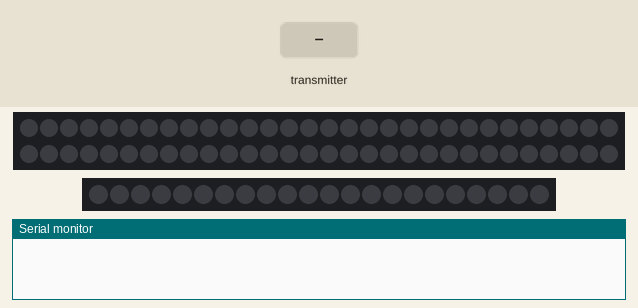
A program run on a simulated ESP32. Shown: 60 RGB LEDs in strip order, left to right, continuing on the next row, 22 RGB LEDs in strip order, left to right, the last lines printed to the serial monitor. The test bench sets the inputs (shaded band). Dim RGB values are drawn brighter than linear.

Above: at 1.2 s.
1.3 s: the transmitter starts sending tone = 0
At 1.5 s:
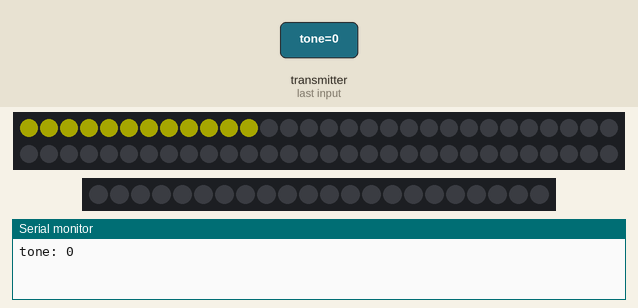
4.1 s: the transmitter starts sending tone = 1024
Timing chart, 0 to 7.1 s (numbered marks = the images above; inputs shaded):
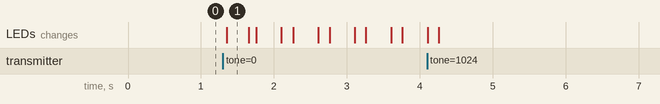

The program:

main.cpp
```cpp
#include <Arduino.h>
#include <esp_now.h>
#include <WiFi.h>

//struct of the recieved data
typedef struct struct_message {
  int tone;
} struct_message;

//#define SENDER
#define RECIEVER
#define DEBUG


#ifdef SENDER
#ifdef RECIEVER
#error can not define both SENDER and RECIEVER!
#endif


//////////////////////////////EPS_NOW
// the mac address we are sending to
uint8_t broadcastAddress[] = {0x08, 0x3A, 0xF2, 0xA9, 0x8A, 0xA8};

// create instance of struct_message called myData
struct_message myData;

// callback funciton that will be executed when a message is sent. Here the funciton prints if the message was successfully delivered or not
void OnDataSent(const uint8_t *mac_addr, esp_now_send_status_t status) {
  Serial.print("\r\nLast Packet Send Status:\t");
  Serial.println(status == ESP_NOW_SEND_SUCCESS ? "Delivery Success" : "Delivery Fail");
}

void send(){
  esp_err_t result = esp_now_send(broadcastAddress, (uint8_t *) &myData, sizeof(myData));
  // send                       the mac adress of reciever, the first element of myData list, size of myData

  // check if the message was sent successfully
  if (result == ESP_OK) { // if the result maches the ESP thumbs up value
    Serial.println("Sent with success");
  }
  else {
    Serial.println("Error sending the data");
  }
}
//////////////////////////////ESP_NOW

//---------------------------------------------------------------------------//
int  in[128];
byte NoteV[13]={8,23,40,57,76,96,116,138,162,187,213,241,255};  //data for note detection based on frequency
float f_peaks[5]; // top 5 frequencies peaks in descending order
#define MIC_PIN 32   // change as per Microphone pin OBS 32 seems to be one of the few pins that works at the same time as wifi is active
#define ZERO_SHIFT 180 // initially set to 500
#define THRESHOLD 70 // initially set to 3
//---------------------------------------------------------------------------//


//-----------------------------FFT Function----------------------------------------------//
// Documentation on EasyFFT:https://www.instructables.com/member/abhilash_patel/instructables/
// EasyFFT code optimised for 128 sample size to reduce mamory consumtion
float FFT(byte N,float Frequency)
{
byte data[8]={1,2,4,8,16,32,64,128};
int a,c1,f,o,x;
a=N;

      for(int i=0;i<8;i++)                 //calculating the levels
         { if(data[i]<=a){o=i;} }
      o=7;
byte in_ps[data[o]]={};     //input for sequencing
float out_r[data[o]]={};   //real part of transform
float out_im[data[o]]={};  //imaginory part of transform

x=0;
      for(int b=0;b<o;b++)                     // bit reversal
         {
          c1=data[b];
          f=data[o]/(c1+c1);
                for(int j=0;j<c1;j++)
                    {
                     x=x+1;
                     in_ps[x]=in_ps[j]+f;
                    }
         }

      for(int i=0;i<data[o];i++)            // update input array as per bit reverse order
         {
          if(in_ps[i]<a)
          {out_r[i]=in[in_ps[i]];}
          if(in_ps[i]>a)
          {out_r[i]=in[in_ps[i]-a];}
         }

int i10,i11,n1;
float e,c,s,tr,ti;

    for(int i=0;i<o;i++)                                    //fft
    {
     i10=data[i];              // overall values of sine cosine
     i11=data[o]/data[i+1];    // loop with similar sine cosine
     e=6.283/data[i+1];
     e=0-e;
     n1=0;

          for(int j=0;j<i10;j++)
          {
          c=cos(e*j);
          s=sin(e*j);
          n1=j;

                for(int k=0;k<i11;k++)
                 {
                 tr=c*out_r[i10+n1]-s*out_im[i10+n1];
                 ti=s*out_r[i10+n1]+c*out_im[i10+n1];

                 out_r[n1+i10]=out_r[n1]-tr;
                 out_r[n1]=out_r[n1]+tr;

                 out_im[n1+i10]=out_im[n1]-ti;
                 out_im[n1]=out_im[n1]+ti;

                 n1=n1+i10+i10;
                  }
             }
     }

//---> here onward out_r contains amplitude and our_in conntains frequency (Hz)
    for(int i=0;i<data[o-1];i++)               // getting amplitude from compex number
        {
         out_r[i]=sqrt((out_r[i]*out_r[i])+(out_im[i]*out_im[i])); // to  increase the speed delete sqrt
         out_im[i]=(i*Frequency)/data[o];
         /*
         Serial.print(out_im[i],2); Serial.print("Hz");
         Serial.print("\t");                            // uncomment to print freuency bin
         Serial.println(out_r[i]);
         */
        }

x=0;       // peak detection
   for(int i=1;i<data[o-1]-1;i++)
      {
      if(out_r[i]>out_r[i-1] && out_r[i]>out_r[i+1])
      {in_ps[x]=i;    //in_ps array used for storage of peak number
      x=x+1;}
      }

s=0;
c=0;
    for(int i=0;i<x;i++)             // re arraange as per magnitude
    {
        for(int j=c;j<x;j++)
        {
            if(out_r[in_ps[i]]<out_r[in_ps[j]])
                {s=in_ps[i];
                in_ps[i]=in_ps[j];
                in_ps[j]=s;}
        }
    c=c+1;
    }

    for(int i=0;i<5;i++)     // updating f_peak array (global variable)with descending order
     {
     f_peaks[i]=(out_im[in_ps[i]-1]*out_r[in_ps[i]-1]+out_im[in_ps[i]]*out_r[in_ps[i]]+out_im[in_ps[i]+1]*out_r[in_ps[i]+1])
     /(out_r[in_ps[i]-1]+out_r[in_ps[i]]+out_r[in_ps[i]+1]);
     }
}

//------------------------------------------------------------------------------------//


//-----------------------------Tone Detection Function----------------------------------------------//
// Documentation on Tone_detection:https://www.instructables.com/member/abhilash_patel/instructables/
// Code Written By: Abhilash Patel
// Contact: abhilashpatel121@gmail.com
// This code written for arduino Nano board (should also work for UNO)
// This code won't work for any board having RAM less than 2kb,
void Tone_det()
{ long unsigned int a1,b,a2;
  float a;
  float sum1=0,sum2=0;
  float sampling;
  a1=micros();
        for(int i=0;i<128;i++)
          {
            //Serial.println("analogRead now");
            a=analogRead(MIC_PIN)-ZERO_SHIFT;     //rough zero shift
            //utilising time between two sample for windowing & amplitude calculation
            sum1=sum1+a;              //to average value
            sum2=sum2+a*a;            // to RMS value
            a=a*(sin(i*3.14/128)*sin(i*3.14/128));   // Hann window
            in[i]=10*a;                // scaling for float to int conversion
            delayMicroseconds(195);   // based on operation frequency range
          }
b=micros();

sum1=sum1/128;               // Average amplitude
sum2=sqrt(sum2/128);         // RMS
sampling= 128000000/(b-a1);  // real time sampling frequency

//for very low or no amplitude, this code wont start
//it takes very small aplitude of sound to initiate for value sum2-sum1>3,
//change sum2-sum1 threshold based on requirement
if(sum2-sum1>THRESHOLD){
       FFT(128,sampling);
       //EasyFFT based optimised  FFT code,
       //this code updates f_peaks array with 5 most dominent frequency in descending order

 for(int i=0;i<12;i++){in[i]=0;}  // utilising in[] array for further calculation

int j=0,k=0; //below loop will convert frequency value to note
       for(int i=0; i<5;i++)
           {
           if(f_peaks[i]>1040){f_peaks[i]=0;}
           if(f_peaks[i]>=65.4   && f_peaks[i]<=130.8) {f_peaks[i]=255*((f_peaks[i]/65.4)-1);}
           if(f_peaks[i]>=130.8  && f_peaks[i]<=261.6) {f_peaks[i]=255*((f_peaks[i]/130.8)-1);}
           if(f_peaks[i]>=261.6  && f_peaks[i]<=523.25){f_peaks[i]=255*((f_peaks[i]/261.6)-1);}
           if(f_peaks[i]>=523.25 && f_peaks[i]<=1046)  {f_peaks[i]=255*((f_peaks[i]/523.25)-1);}
           if(f_peaks[i]>=1046 && f_peaks[i]<=2093)  {f_peaks[i]=255*((f_peaks[i]/1046)-1);}
           if(f_peaks[i]>255){f_peaks[i]=254;}
           j=1;k=0;

         while(j==1)
              {
              if(f_peaks[i]<NoteV[k]){f_peaks[i]=k;j=0;}
              k++;  // a note with max peaks (harmonic) with aplitude priority is selected
              if(k>15){j=0;}
              }

              if(f_peaks[i]==12){f_peaks[i]=0;}
              k=f_peaks[i];
              in[k]=in[k]+(5-i);
            }

k=0;j=0;
          for(int i=0;i<12;i++)
             {
              if(k<in[i]){k=in[i];j=i;}  //Max value detection
             }
       // Note print
       // if you need to use note value for some application, use of note number recomendded
       // where, 0=c;1=c#,2=D;3=D#;.. 11=B;
       //a2=micros(); // time check
        k=j;
        // if(k==0) {Serial.println('C');}
        // if(k==1) {Serial.print('C');Serial.println('#');}
        // if(k==2) {Serial.println('D');}
        // if(k==3) {Serial.print('D');Serial.println('#');}
        // if(k==4) {Serial.println('E');}
        // if(k==5) {Serial.println('F');}
        // if(k==6) {Serial.print('F');Serial.println('#');}
        // if(k==7) {Serial.println('G');}
        // if(k==8) {Serial.print('G');Serial.println('#');}
        // if(k==9) {Serial.println('A');}
        // if(k==10){Serial.print('A');Serial.println('#');}
        // if(k==11){Serial.println('B');}
        if (k >= 0 && k <= 11) {
          myData.tone = k;
          Serial.print("playing: ");Serial.println(k);
          send();
        }

       }
}


void setup() {
  Serial.begin(115200);

  //////////////////////////////ESP_NOW
  WiFi.mode(WIFI_STA); // set the device as a Wi-Fi station
  //Initialize ESP-NOW:
  if (esp_now_init() != ESP_OK) {
      // esp_now_init() returns value of ESP_OK if initialization succeded, or other values if there was a faliure
    Serial.println("Error initializing ESP-NOW");
    return; // cancel the program?
  }

  // initialize a callback function to be called whenever a message is sent, here we use our function OnDataSent
  esp_now_register_send_cb(OnDataSent);

  // here we have to pair our board with another ESP-NOW device o send data
  //Register peer
  esp_now_peer_info_t peerInfo; // create an instance of the struct esp_now_peer_info, called peerInfo
                                // the struct contains ESPNOW peer information parameters
  memcpy(peerInfo.peer_addr, broadcastAddress, 6); //copy the 6 element long array of the broadcastAddress to the peer_addr slot in peerInfo
  peerInfo.channel = 0; // slot of peerInfo: Wi-Fi channel that peer uses to send/receive ESPNOW data.
                        // If the value is 0, use the current channel which station or softap is on.
                        // Otherwise, it must be set as the channel that station or softap is on.
  peerInfo.encrypt = false; // do not encrypt the data to be sent

  //Add peer
  if (esp_now_add_peer(&peerInfo) != ESP_OK){
    // if we give the address of the esp_now_peer_info_t instance peerInfo to esp_now_add_peer and it does not return OK value
    Serial.println("Failed to add peer");
    return; // cancel
  }
  //////////////////////////////ESP_NOW
  Serial.println("here we go!");
}


void loop()
{
  Tone_det();
}

#endif


#ifdef RECIEVER

///////////////////////////FASTLED
#include <FastLED.h>
///////////////////////////!FASTLED

// create an instance of struct_message called myData
struct_message myData;

////////////////////////////////TIMING
#define GLOBAL_FADE_TIME 3
#define DEBOUNCE_TIME 5
unsigned long prev_tone_time = 0;
int prev_tone = 0;
////////////////////////////////!TIMING


/////////////////////////////////////////////////////THE STRIPS OOP

#define LED_PIN_C 12
#define NUM_LEDS_C 60
//CRGB leds_C[NUM_LEDS_C];

#define LED_PIN_Db_D_Eb 13
#define NUM_LEDS_Db_D_Eb 22
// CRGB leds_Db_D_Eb[NUM_LEDS_Db_D_Eb];

CRGB *array_of_LED_strips[] {
  new CRGB[NUM_LEDS_C],      //leds_C,
  new CRGB[NUM_LEDS_Db_D_Eb] //leds_Db_D_Eb
};

// class for a segment of a led strip
class LED_Segment {
  private:
    byte LED_strip;   // the LED strip that this segment belong to
    byte num_leds;    // num of leds in this segment
    byte start_index; // start index of this segment in LED_strip
    byte end_index;   // end index of this segment in LED_strip

    // variable for keeping timestamp of last time this segment was called to light up
    unsigned long prev_time = 0;

    // INTERNAL GETTER FOR THE RIGHT CRGB INSTANCE
    CRGB *get_LED_array() { // declare a variable that holds a pointer
      return array_of_LED_strips[LED_strip];
    }

  public:
    // CONSTRUCTOR
    LED_Segment(byte LED_strip_, byte start_index_, byte num_leds_) {
      LED_strip = LED_strip_;
      num_leds = num_leds_;
      start_index = start_index_;
      end_index = start_index + num_leds;
    }

    // FUNCTIONS


    void flash() {
      // happens with intervals of at lest DEBOUNCE_TIME ms
      if (millis()-prev_time > DEBOUNCE_TIME) {
        prev_time = millis();


        // Set all the leds in this LED segment to yellow
        // Serial.print("i = ");
        for (int i = start_index; i < end_index; i++) {
          // Serial.print(i); Serial.print(", ");
          get_LED_array()[i] = CRGB::Yellow;
        }
        // Serial.println(); Serial.println("done with for-loop in flash()");
        FastLED.show();
      }
    }

};

////////////////////CREATE THE OBJECTS IN ARRAY
LED_Segment array_of_segments[] = {
  LED_Segment(0, 0, 12), // C
  LED_Segment(1, 0, 12), // Db
  LED_Segment(1, 12, 10) // D
};
//////////////////////////////////////////////////////!THE STRIPS OOP


// callback function that will be executed when data is received
void OnDataRecv(const uint8_t * mac, const uint8_t *incomingData, int len) {
                // import mac value as a pointer
                // import incomingData value as a pointer
                // import len as an integer
  memcpy(&myData, incomingData, sizeof(myData));
        // copy incompingData array to the address of myData (has to specify the size) first element
  // print all the recieved data
  //Serial.println(len);
  // Serial.print("Char: ");
  Serial.print("tone: ");
  Serial.println(myData.tone);

  ///////////////////////////FASTLED
  if(myData.tone < 3) {
    array_of_segments[myData.tone].flash();
  }
  ///////////////////////////!FASTLED
}

void setup(){
  Serial.begin(115200);
  WiFi.mode(WIFI_STA);

  // initialize ESP-NOW and check if there is an error (in that case cancel the setup)
  if (esp_now_init() != ESP_OK) {
    Serial.println("Error initializing ESP-NOW");
    return;
  }

  // Register for a callback function that will be called when data is received.
  esp_now_register_recv_cb(OnDataRecv);

  ///////////////////////////FASTLED
  // FastLED.addLeds<WS2812B, LED_PIN_C, GRB>(leds_C, NUM_LEDS_C);
  // FastLED.addLeds<WS2812B, LED_PIN_Db_D_Eb, GRB>(leds_Db_D_Eb, NUM_LEDS_Db_D_Eb);

  FastLED.addLeds<WS2812B, LED_PIN_C, GRB>(array_of_LED_strips[0], NUM_LEDS_C);
  FastLED.addLeds<WS2812B, LED_PIN_Db_D_Eb, GRB>(array_of_LED_strips[1], NUM_LEDS_Db_D_Eb);
  FastLED.setBrightness(40);
  ///////////////////////////!FASTLED
}


void loop(){

  // EVERY LOOP CYKLE: FADE ALL THE LEDS BY GLOBAL_FADE_TIME
  // fadeToBlackBy(leds_C, NUM_LEDS_C, GLOBAL_FADE_TIME); // gradually fade out all the
  // fadeToBlackBy(leds_Db_D_Eb, NUM_LEDS_Db_D_Eb, GLOBAL_FADE_TIME); // gradually fade out all the

  fadeToBlackBy(array_of_LED_strips[0], NUM_LEDS_C, GLOBAL_FADE_TIME); // gradually fade out all the
  fadeToBlackBy(array_of_LED_strips[1], NUM_LEDS_Db_D_Eb, GLOBAL_FADE_TIME); // gradually fade out all the


  // UPDATE ALL LEDS
  FastLED.show();
}
#endif
```

Measured:
- after the input at 1.3 s, the LEDs: change after 0.05 s (image 1)
